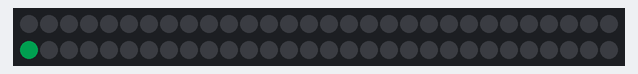
A sketch run on a simulated Arduino Uno, built with avr-gcc and run on an emulated ATmega328P. Parts: 60 RGB LEDs in strip order, left to right, continuing on the next row. Dim RGB values are drawn brighter than linear.

Above: at 0.15 s.
At 4.67 s:
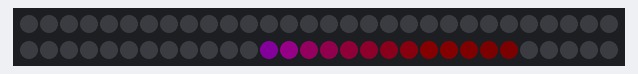
At 10.1 s:
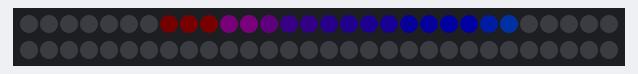
At 19.76 s:
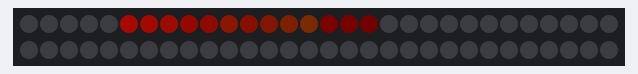
At 28.81 s:
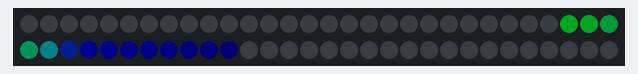
At 39.66 s:
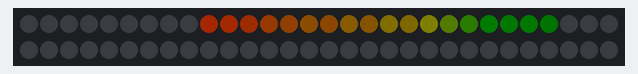

The sketch:

posBeat.ino
```cpp
#include <FastLED.h>
#define NUM_LEDS 60
#define LED_PIN 2

CRGB leds [NUM_LEDS];


void setup() {
  // put your setup code here, to run once:
  FastLED.addLeds<WS2812, LED_PIN, GRB>(leds, NUM_LEDS);
  FastLED.setBrightness (50);

}

void loop() {
  // put your main code here, to run repeatedly:
  uint8_t posBeat = beatsin8(30, 0, NUM_LEDS - 1, 0, 0);
  uint8_t posBeat2 = beatsin8(60, 0, NUM_LEDS - 1, 0, 0);
  uint8_t colBeat = beatsin8(45, 0, 255, 0, 0);
  leds[(posBeat + posBeat2) / 2] = CHSV(colBeat, 255, 255);
  fadeToBlackBy(leds, NUM_LEDS, 10);
  FastLED.show();
}
```
